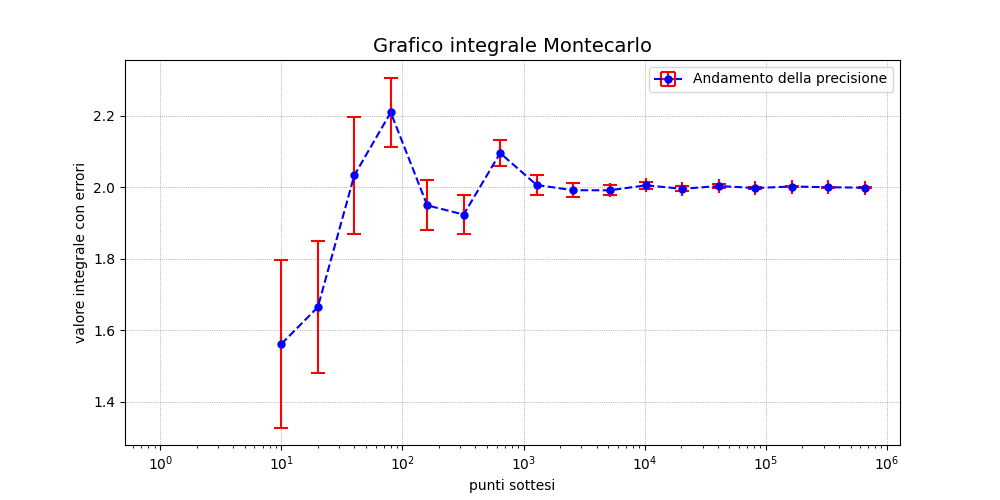

This chart was generated by the following Python code:
'''
Inserire il calcolo dell'integrale dell'esercizio precedente in un ciclo che, al variare del numero N di punti generati, visualizzi il valore dell'integrale e la sua incertezza.

Rappresentare graficamente l'andamento del valore integrale e della sua incertezza al variare di N su scala logaritmica.

Sovrapponiamo questo comportamento a quello ottenuto completando l'esercizio 8.6.
'''

import matplotlib.pyplot as plt
import numpy as np
import sys
import time

from library import integrale_MonteCarlo

# ----- ----- Funzioni ----- -----

def controllo_arg() :
    if len(sys.argv) != 2 :
        print("Inserire il nome del file (compresa l'estensione) ed il numero di punti con cui generare l'integrale.\n")
        sys.exit()

# ----- ----- Main ----- ----- 

def main () :

    #controllo_arg ()

    N = 10 #int (sys.argv[1])
    N_max = 1000000

    x_min = 0.          # conosco il risultato tra 0 e pi greco quindi mi faccio furbo
    x_max = np.pi

    value = []          # creo le due liste che dovranno contenere i valori dell'integrale e degli errori
    errori = []
    lista_N = []        # lista degli N per 

    t_start = time.time()       # non è richiesto ma ero curioso
    while (N < N_max) :
        if (N < 5) :            # se sono sotto i 5 punti ne chiedo di più
            print("Inserisci più punti.")
            sys.exit ()

        elif (N > N_max) :      # se input ne passo di più di N_max -> mettere meno punti
            print("Hai inserito troppi punti.")
            sys.exit ()
        
        # calcolo dell'integrale
        val_int, err_int = integrale_MonteCarlo (np.sin, x_min, x_max, N)
        print ("Valore dell'integrale con", N, " punti :\n", val_int, "+/-", err_int, "\n")

        # riempimento delle liste
        value.append (val_int)
        errori.append (err_int)
        lista_N.append(N)
        N = N * 2           # incremento molt. per due per avere un range maggiore

    t_end = time.time()     # stoppo il tempo

    print(f"Tempo impiegato per eseguire: {(t_end - t_start):.2f} secondi.")

    # creazione del grafico
    fig, ax = plt.subplots(nrows = 1, ncols = 1, figsize = (10, 5))     # numero righe e colonne e dimensione figura

    ax.set_title ("Grafico integrale Montecarlo", fontsize = 14)
    ax.set_xlabel ("punti sottesi")
    ax.set_ylabel ("valore integrale con errori")
    ax.set_xscale("log")

    ax.errorbar (lista_N, value, xerr = 0.0, yerr = errori,                       # nell'ordine: valori x, valori y, errore sulla x, errori sulle y
        markersize = 5,                             # dimensione del punto
        fmt = 'o',                                  # tipo di marker (punto)
        color = 'blue',                             # colore della linea
        linestyle = '--',                           # tipo di linea
        ecolor = 'red',                             # colore della barra di errore
        elinewidth = 1.5,                           # spessore barre errori
        capsize = 5,                                # lunghezza cappello barre errori
        capthick = 1.5, 
        label = "Andamento della precisione")
    
    ax.legend (fontsize = 10, loc = 'best')
    ax.grid (color = 'gray', linestyle = ':', linewidth = 0.5)      # impostazioni della griglia

    plt.savefig ("es8_8.png")
    plt.show ()


if __name__ == "__main__" :
    main ()